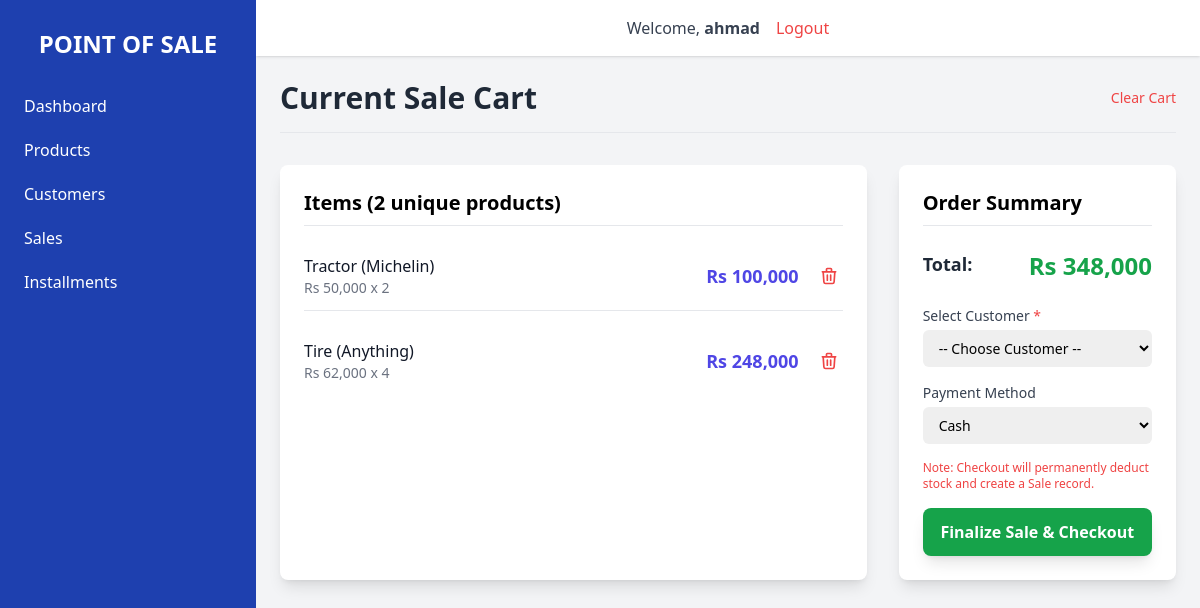
The page /products/cart/ (signed in) on the database its author committed.
### products/models.py (models this page shows, shortened)
class Cart(models.Model):
    user = models.ForeignKey(User, on_delete=models.CASCADE, related_name='carts')
    customer = models.ForeignKey(Customer, on_delete=models.SET_NULL, null=True, blank=True)
    created_at = models.DateTimeField(auto_now_add=True)
    updated_at = models.DateTimeField(auto_now=True)
    def get_total_items(self):
        return self.items.count()
    def get_total_price(self):
        total = sum(item.subtotal for item in self.items.all())
        return total

class CartItem(models.Model):
    cart = models.ForeignKey(Cart, on_delete=models.CASCADE, related_name='items')
    product = models.ForeignKey(Product, on_delete=models.CASCADE)
    quantity = models.PositiveIntegerField(default=1)
    @property
    def subtotal(self):
        return self.quantity * self.product.price

class Product(models.Model):
    name = models.CharField(max_length=255)
    brand = models.CharField(max_length=100)
    size = models.CharField(max_length=50, blank=True, null=True, help_text="e.g., L, XL, 32/32")
    type = models.CharField(max_length=100, help_text="e.g., Shirt, Electronics, Grocery")
    description = models.TextField(blank=True)
    price = models.DecimalField(max_digits=10, decimal_places=2)
    stock_quantity = models.IntegerField(default=0)
    created_at = models.DateTimeField(auto_now_add=True)
    class Meta:
        ordering = ['name']

### products/views.py (the view)
# urls.py: path('cart/', views.cart_detail, name='cart_detail'),
@login_required
def cart_detail(request):
    cart = get_user_cart(request.user)
    customers = Customer.objects.all() # Used to select customer during checkout
    context = {
        'cart': cart,
        'items': cart.items.select_related('product'),
        'customers': customers,
    }
    return render(request, 'products/cart_detail.html', context)

### products/views.py (called while the page is built)
def get_user_cart(user):
    cart, created = Cart.objects.get_or_create(user=user, defaults={'customer': None})
    return cart

### products/templates/products/cart_detail.html (shortened to what this page needs)
{% extends 'base.html' %}
{% load humanize %}
{% block content %}
<div class="max-w-4xl mx-auto space-y-8">
    <div class="flex justify-between items-center border-b pb-4">
        <h1 class="text-3xl font-bold text-gray-800">Current Sale Cart</h1>
        {% if items %}
        <a href="{% url 'products:clear_cart' %}" class="text-red-500 hover:text-red-700 text-sm font-medium">
            Clear Cart
        </a>
        {% endif %}
    </div>
    <div class="grid grid-cols-1 lg:grid-cols-3 gap-8">
        <div class="lg:col-span-2 bg-white shadow-lg rounded-lg p-6 space-y-4">
            <h2 class="text-xl font-semibold border-b pb-2">Items ({{ cart.get_total_items }} unique products)</h2>
            {% if items %}
                {% for item in items %}
                <div class="flex justify-between items-center py-3 border-b last:border-b-0">
                    <div class="flex-grow">
                        <p class="font-medium text-gray-900">{{ item.product.name }} ({{ item.product.brand }})</p>
                        <p class="text-sm text-gray-500">
                            Rs {{ item.product.price|floatformat:0|intcomma }} x {{ item.quantity }}
                        </p>
                    </div>
                    <div class="text-right flex items-center space-x-4">
                        <span class="font-bold text-lg text-indigo-600">
                            Rs {{ item.subtotal|floatformat:0|intcomma }}
                        </span>
                        <a href="{% url 'products:remove_from_cart' item.pk %}" class="text-red-500 hover:text-red-700 text-sm p-1 rounded">
                        </a>
                    </div>
                </div>
                {% endfor %}
            {% else %}
                <p class="text-center text-gray-500 py-10">The cart is currently empty. Add products from the <a href="{% url 'products:product_list' %}" class="text-indigo-600 hover:underline">inventory list</a>.</p>
            {% endif %}
        </div>
        <div class="lg:col-span-1">
            <div class="bg-white shadow-lg rounded-lg p-6 space-y-6 sticky top-20">
                <h2 class="text-xl font-semibold border-b pb-2">Order Summary</h2>
                <div class="flex justify-between text-lg font-bold text-gray-800">
                    <span>Total:</span>
                    <span class="text-2xl text-green-600">Rs {{ cart.get_total_price|floatformat:0|intcomma }}</span>
                </div>
                {% if items %}
                <form method="post" action="{% url 'products:cart_checkout' %}" class="space-y-4">
                    <div>
                        <label for="customer_id" class="block text-sm font-medium text-gray-700">Select Customer <span class="text-red-500">*</span></label>
                        <select id="customer_id" name="customer_id" required
                            class="mt-1 block w-full pl-3 pr-10 py-2 text-base border-gray-300 focus:outline-none focus:ring-indigo-500 focus:border-indigo-500 sm:text-sm rounded-md">
                            <option value="">-- Choose Customer --</option>
                        </select>
                    </div>
                    <div>
                        <label for="payment_method" class="block text-sm font-medium text-gray-700">Payment Method</label>
                        <select id="payment_method" name="payment_method"
                            class="mt-1 block w-full pl-3 pr-10 py-2 text-base border-gray-300 focus:outline-none focus:ring-indigo-500 focus:border-indigo-500 sm:text-sm rounded-md">
                            <option value="CASH">Cash</option>
                        </select>
                    </div>
                    <p class="text-xs text-red-500">Note: Checkout will permanently deduct stock and create a Sale record.</p>
                    <button type="submit" class="w-full bg-green-600 hover:bg-green-700 text-white font-bold py-3 rounded-lg shadow-lg transition duration-150">
                        Finalize Sale & Checkout
                    </button>
                </form>
                {% else %}
                    <button disabled class="w-full bg-gray-400 text-white font-bold py-3 rounded-lg shadow-lg">
                        Cart is Empty
                    </button>
                {% endif %}
            </div>
        </div>
    </div>
</div>
{% endblock content %}

### templates/base.html (shortened to what this page needs)
{% load static %}
<!DOCTYPE html>
<html lang="en">
<head>
    <script src="https://cdn.tailwindcss.com"></script>
</head>
<body class="bg-primary-light min-h-screen flex">
    <aside id="sidebar" class="bg-primary-blue text-white w-64 space-y-6 py-7 px-2 absolute inset-y-0 left-0 transform -translate-x-full md:relative md:translate-x-0 transition duration-200 ease-in-out">
        <a href="{% url 'dashboard:dashboard_view' %}" class="text-white text-2xl font-semibold uppercase flex items-center justify-center">
            Point of Sale
        </a>
        <nav>
            <a href="{% url 'dashboard:dashboard_view' %}" class="block py-2.5 px-4 rounded transition duration-200 hover:bg-white hover:text-primary-blue">
                Dashboard
            </a>
            <a href="{% url 'products:product_list' %}" class="block py-2.5 px-4 rounded transition duration-200 hover:bg-white hover:text-primary-blue">
                Products
            </a>
            <a href="{% url 'customers:customer_list' %}" class="block py-2.5 px-4 rounded transition duration-200 hover:bg-white hover:text-primary-blue">
                Customers
            </a>
            <a href="{% url 'sales:sale_list' %}" class="block py-2.5 px-4 rounded transition duration-200 hover:bg-white hover:text-primary-blue">
                Sales
            </a>
            <a href="{% url 'sales:installment_list' %}" class="block py-2.5 px-4 rounded transition duration-200 hover:bg-white hover:text-primary-blue">
                Installments
            </a>
        </nav>
    </aside>
    <div class="flex-1 flex flex-col overflow-hidden">
        <header class="flex justify-around items-center bg-white shadow p-4">
            <div class="flex justify-between items-center space-x-4">
                {% if user.is_authenticated %}
                <span class="text-gray-700">Welcome, <strong>{{ user.username }}</strong></span>
                <a href="{% url 'accounts:logout' %}" class="text-red-500 hover:text-red-700 font-medium">
                    Logout
                </a>
                {% endif %}
            </div>
        </header>
        <main class="flex-1 overflow-x-hidden overflow-y-auto p-6">
            {% block content %}
            {% endblock content %}
        </main>
    </div>
</body>
</html>

### rows shown on the page
Cart: get_total_items "2", get_total_price "348,000"
CartItem: product.name "Tractor", product.brand "Michelin", product.price "50,000", quantity "2", subtotal "100,000"
CartItem: product.name "Tire", product.brand "Anything", product.price "62,000", quantity "4", subtotal "248,000"

### other values the page prints
{{ user.username }} "ahmad"
